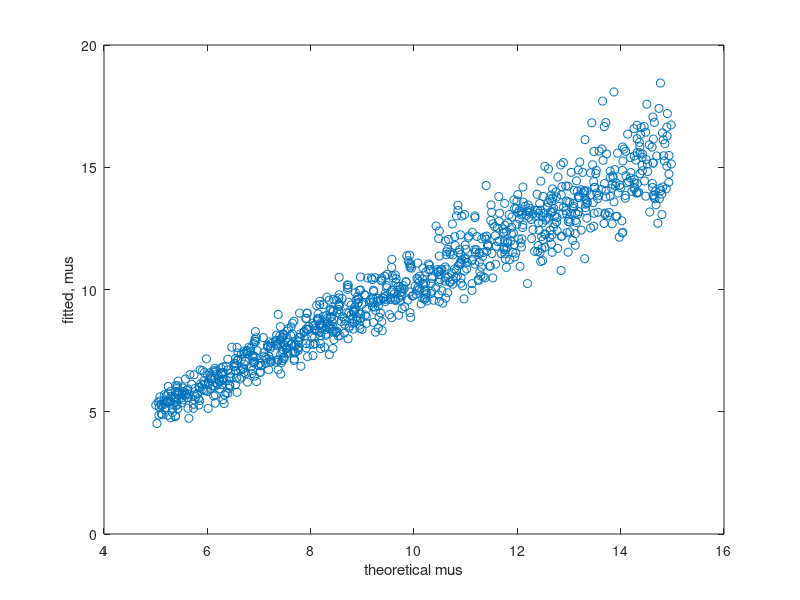
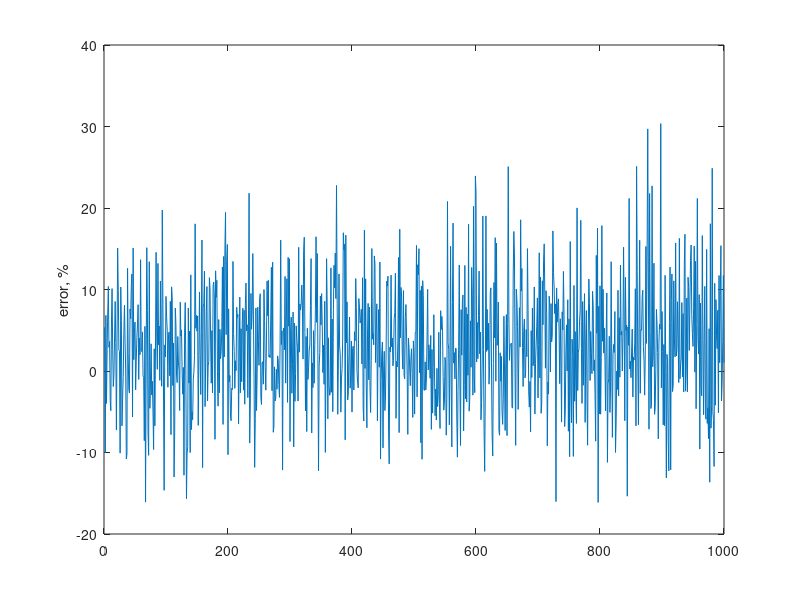

The MATLAB script that drew these images, in order:
clear all;close all;clc;
j=1;
%for fit_depth = 180:-1:50
fit_depth = 130;
N_iter = 10^3;

opts = optimset('Display','off','TolFun',1e-10);

Z_step=3; % in mm

C = 0.0285;
zr_arr = 43;%(58-43).*rand(N_iter,1)+43;
max_noise = 0.1;
mus_arr = 0.020.*rand(N_iter,1)+0.01; 
mub_arr = 0.65;%rand(N_iter,1)+.5;
zf_arr = 130;%(150-50).*rand(N_iter,1) + 50;


for i = 1:N_iter
    zdata = (1:fit_depth).*Z_step;
    mus = mus_arr(i); 
    %zf_noise = 50*rand(1,1);
    %zr_noise = 10*rand(1,1);
    zf = zf_arr;%(i);
    mub = mub_arr;%(i); 
    zr = zr_arr;%(i);

    %generate noise
    gaus_noise = wgn(fit_depth,1,0)';
    temp = movmean(gaus_noise,5); % slow down the noise to match real data
    noise = max_noise*temp+max_noise/3;
    
    %create signal
    aline = double(C + sqrt(mub.*exp(-2.*mus.*(zdata)).*(1./(1+((zdata-zf)./zr).^2)))); 
    %add weighted noise to the signal
    aline_weight = aline./max(aline);
    noise_w = noise.*(aline_weight.^2);
    noise_arr(i,:) = noise_w;
    ref = aline + noise_w;
    ydata = ref;
    % define fitting function
    %zr = zr_arr(i)+zr_noise;
    fun_pix = @(p,zdata)double(C + sqrt(p(1).*exp(-2.*p(2).*(zdata)).*(1./(1+((zdata-zf)./zr).^2))));  
    % fitting
    lb = [10^(-10) 10^(-10) ];
    ub=[50 50 ];

    [param(i,1:2), rn] = lsqcurvefit(fun_pix,[0.01 0.01 ],zdata,ydata,lb,ub,opts);
    R_2(i) = 1 - sum((ydata - fun_pix(param(i,:),zdata)).^2)/sum((ydata - mean(ydata)).^2);
% 
    %figure(1); scatter(zdata,ydata);hold on;y=fun_pix(param(i,:),zdata);plot(zdata,y); %ylim([0 0.1]);        
end
figure(2);plot(500.*mus_arr, 500.*param(:,2), 'o');
est = param(:,2); real = mus_arr;
errors = 100.*(est-real)./real;
xlabel('theoretical mus');
ylabel('fitted, mus');
[Xsorted,I] = sort(real);
Ysorted = errors(I);
figure(3); plot(Ysorted); ylabel('error, %')
err_arr(j) = std(errors); 
j=j+1;
clear noise_arr
%end
